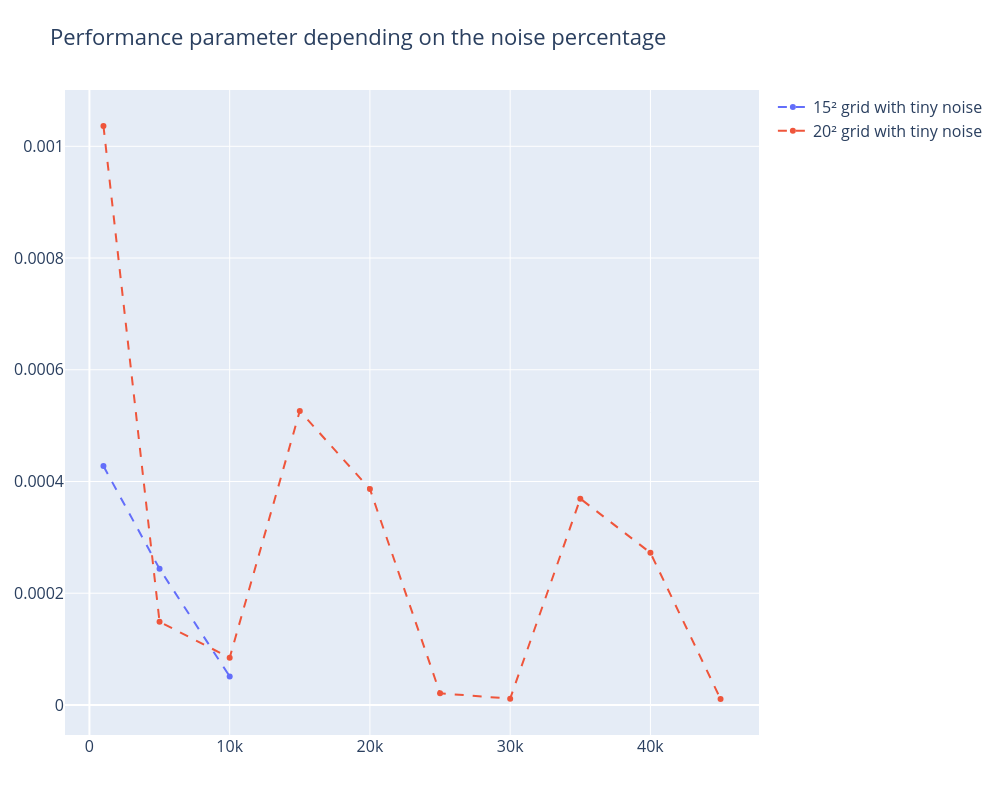

Notebook code for this chart:
### Markdown cell above
## Surface Plots

### Code cell
fig.update_layout(
    title='Performance parameter depending on the noise percentage',
    autosize=False,
    width=1000,
    height=800,
    margin=dict(l=65, r=50, b=65, t=90),
    scene=dict(
        yaxis_title='θ',
        xaxis_title='β',
        zaxis_title='Performance parameter',
        # Move xaxis here for 3D plots
        yaxis=dict(
            tickmode='array',
            tickvals=[0, np.pi/4, np.pi/2, 3*np.pi/4, np.pi],
            ticktext=['0', 'π/4', 'π/2', '3π/4', 'π'],
            range=[0,  np.pi]
        ),
        # Move yaxis here and limit to pi
        xaxis=dict(
            tickmode='array',
            tickvals=[0, np.pi/2, np.pi, 3*np.pi/2, 2*np.pi],
            ticktext=['0', 'π/2', 'π', '3π/2', '2π'],
            range=[0, 2*np.pi]
        )
    ),
    # --- NUEVO: Aumentar tamaño de fuente ---
    font=dict(size=16) 
)

# Display the plot
fig.show()

### Figure 1 — Plotly figure (JSON) as saved in the notebook; plotly's stock layout.template omitted (floating-point values rounded to 4 significant figures)
{"data": [{"line": {"dash": "dash"}, "mode": "lines+markers", "name": "15² grid with tiny noise", "type": "scatter", "x": [1000.0, 5000.0, 10000.0], "xaxis": "x", "y": [0.0004276, 0.0002436, 5.103e-05], "yaxis": "y"}, {"line": {"dash": "dash"}, "mode": "lines+markers", "name": "20² grid with tiny noise", "type": "scatter", "x": [1000.0, 5000.0, 10000.0, 15000.0, 20000.0, 25000.0, 30000.0, 35000.0, 40000.0, 45000.0], "xaxis": "x", "y": [0.001036, 0.0001488, 8.447e-05, 0.0005262, 0.0003865, 2.082e-05, 1.132e-05, 0.0003693, 0.0002723, 1.068e-05], "yaxis": "y"}], "layout": {"autosize": false, "font": {"size": 16}, "height": 800, "margin": {"b": 65, "l": 65, "r": 50, "t": 90}, "scene": {"xaxis": {"range": [0, 6.283], "tickmode": "array", "ticktext": ["0", "π/2", "π", "3π/2", "2π"], "tickvals": [0, 1.571, 3.142, 4.712, 6.283], "title": {"text": "β"}}, "yaxis": {"range": [0, 3.142], "tickmode": "array", "ticktext": ["0", "π/4", "π/2", "3π/4", "π"], "tickvals": [0, 0.7854, 1.571, 2.356, 3.142], "title": {"text": "θ"}}, "zaxis": {"title": {"text": "Performance parameter"}}}, "title": {"text": "Performance parameter depending on the noise percentage"}, "width": 1000, "xaxis": {"anchor": "y", "domain": [0, 1]}, "yaxis": {"anchor": "x", "domain": [0, 1]}}}
